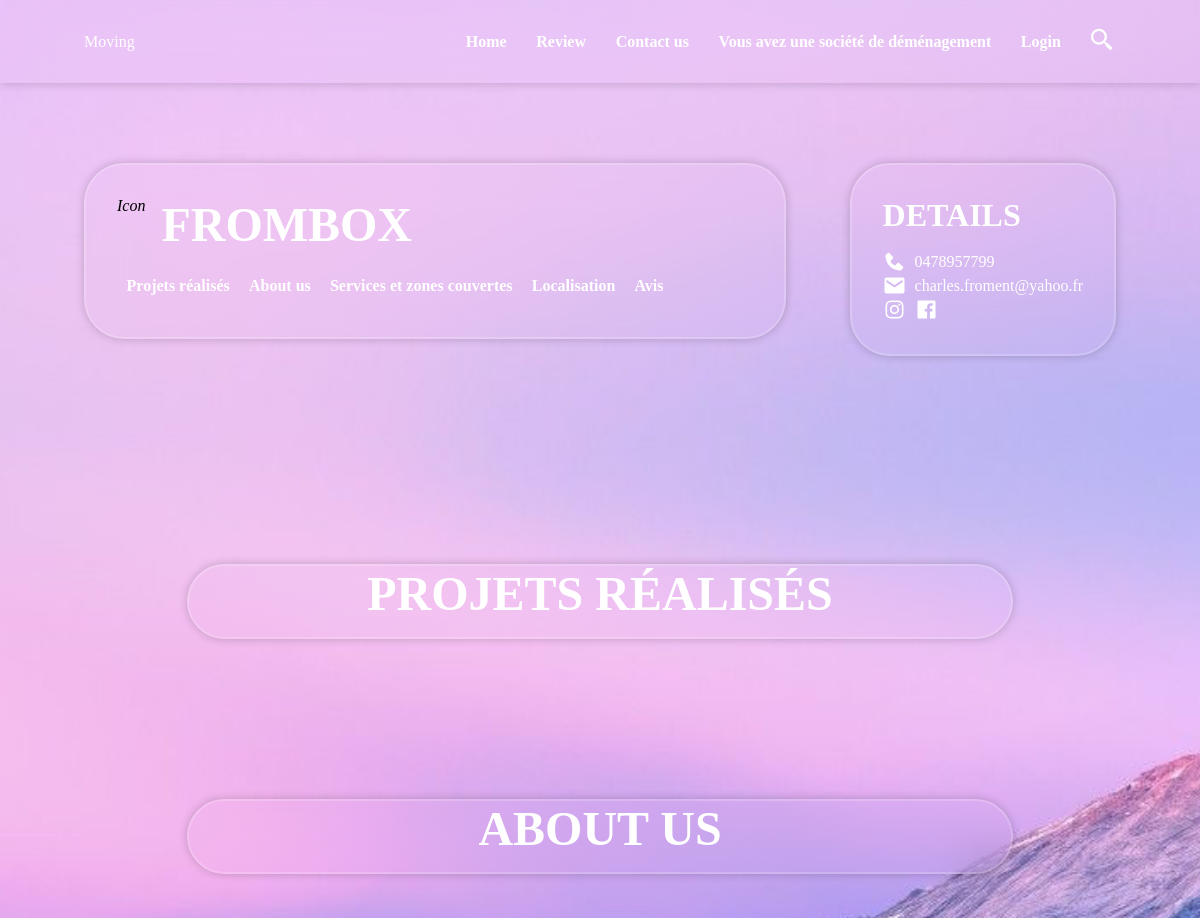
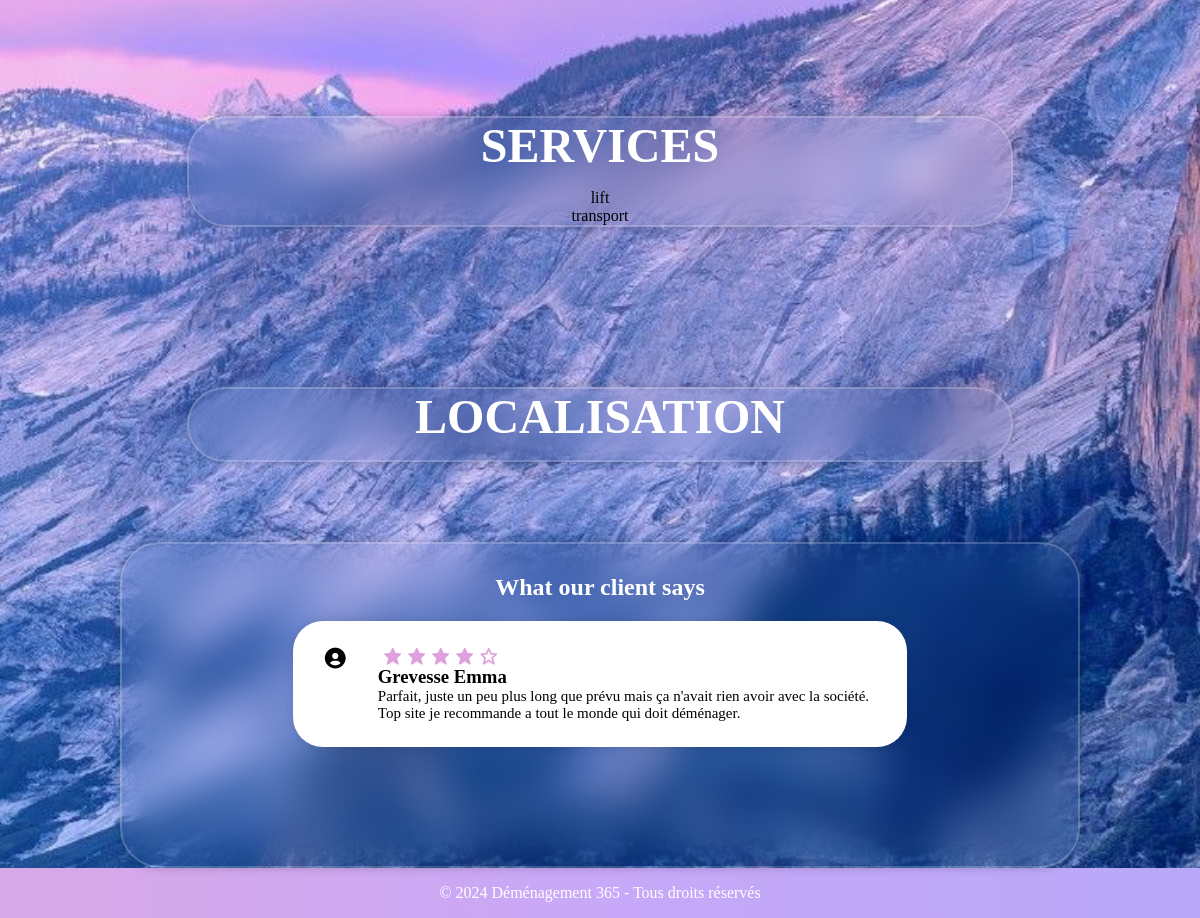
Page /mon_dem/page_accueil/company_info/5/ on the committed database (2 pictures, top to bottom).
### mon_dem/models.py (models this page shows, shortened)
class MovingCompany(models.Model):
    user = models.OneToOneField(settings.AUTH_USER_MODEL, on_delete=models.CASCADE) #directement modif depuis settings
    companyname = models.CharField(max_length=100)
    rue = models.CharField(max_length=200)
    numero_rue = models.CharField(max_length=14)
    post_zip = models.CharField(max_length=20)
    TVA = models.CharField(max_length=14)
    phonenumber = models.CharField(max_length=100)
    national = models.BooleanField(default=False)
    international = models.BooleanField(default=False)
    region = models.ManyToManyField(Region)
    pays = models.ManyToManyField(Pays)
    service = models.ManyToManyField(Services)
    abonnement = models.IntegerField(default=0)
    total_devis = models.IntegerField(default=0)
    limits_reached = models.BooleanField(default=False)
    devis = models.ManyToManyField(MovingRequest, blank=True)
    date_inscription = models.DateTimeField(auto_now_add=True)
    calendar = models.OneToOneField(Calendar, on_delete=models.CASCADE, null=True)

class Services(models.Model):
    name = models.CharField(max_length=100)

class Review(models.Model):
    company = models.ForeignKey(MovingCompany, on_delete=models.CASCADE, related_name="review")
    client = models.ForeignKey(CustomUser, on_delete=models.CASCADE, related_name="review")
    rating = models.IntegerField()
    comment = models.TextField()
    created = models.DateTimeField(auto_now_add=True)
    active = models.BooleanField(default=True)

class CustomUser(models.Model):
    name = models.CharField(max_length=100)
    firstname = models.CharField(max_length=100)
    phonenumber = models.CharField(max_length=100)
    email = models.EmailField()
    entreprise = models.BooleanField(default=False)
    date_inscription = models.DateTimeField(auto_now_add=True)

### mon_dem/views.py (the view)
# urls.py: path('page_accueil/company_info/<int:company_id>/', views.company_info, name='company_info'),
def company_info(request, company_id):
    company = get_object_or_404(MovingCompany, id=company_id)
    reviews = company.review.filter(active=True).order_by('?')[:3]
    services = company.service.all()
    email = company.user.email
    template = {'company' : company, 'reviews' : reviews, 'services' : services, 'email' : email}
    return render(request, 'company_info.html', template)

### mon_dem/templates/company_info.html (shortened to what this page needs)
	{% extends "base.html" %}
	{% block content %}
	{% load static %}
    <link rel="stylesheet"  href="{% static 'css/company_info.css' %}">
	<link href='https://unpkg.com/boxicons@2.1.4/css/boxicons.min.css' rel='stylesheet'>
	<link href='https://unpkg.com/boxicons@2.1.4/css/boxicons.min.css' rel='stylesheet'>
	<link href='https://unpkg.com/boxicons@2.1.4/css/boxicons.min.css' rel='stylesheet'>
	<link href='https://unpkg.com/boxicons@2.1.4/css/boxicons.min.css' rel='stylesheet'>
    <section class="home" id="home">
		<div class="content">
			<div class="name">
				<i>Icon </i>
				<h2>{{company.companyname}}</h2>
			</div>
			<div class="navbar">
				<a href="#projets">Projets réalisés</a>
				<a href="#about">About us</a>
				<a href="#service">Services et zones couvertes</a>
				<a href="#localisation">Localisation</a>
				<a href="#review">Avis</a>
			</div>
		</div>
		<div class="infos">
			<h2>Details</h2>
			<div class="info">
				<i class='bx bxs-phone'></i>
				<p>{{company.phonenumber}}</p>
			</div>
			<div class="info">
				<i class='bx bxs-envelope'></i>
				<p>{{email}}</p>
			</div>
			<div class="info">
				<i class='bx bxl-instagram'></i>
				<i class='bx bxl-facebook-square'></i>
			</div>
		</div>
    </section>
	<section id="projet" class="projets">
		<div class="content">
			<h2 class="title">Projets réalisés</h2>
		</div>
	</section>
	<section id="about" class="about">
		<div class="content">
			<h2 class="title">About us</h2>
		</div>
	</section>
	<section id="service" class="services">
		<div class="content">
			<h2 class="title" >Services</h2>
			<div class="service">
				{% if services %}
					{% for service in services %}
					<p>{{ service.name }}</p>
					{% endfor %}
				{% endif %}
			</div>
		</div>
	</section>
	<section id="localisation" class="localisation">
		<div class="content">
			<h2 class="title">Localisation</h2>
		</div>
	</section>
	<section class="avis" id="review">
		<h1> What our client says</h1>
		<div class="row">
			{% if reviews %}
				{% for review in reviews %}
				<div class="avis-col">
					<i class='bx bxs-user-circle'></i>
					<div class="corps">
						<div class="rating" data-rating="{{ review.rating }}">
						</div>
						<h3 class="client" >{{review.client.firstname}} {{review.client.name}}</h3>
						<p> {{review.comment}}</p>
					</div>
				</div>
				{% endfor %}
			{% endif %}
		</div>
	</section>
	{% endblock %}

### mon_dem/templates/base.html (shortened to what this page needs)
{% load static %}
<!DOCTYPE html>
<html lang="fr">
<head>
	{% load static %}
    <link rel="stylesheet"  href="{% static 'css/base.css' %}">
	<link href='https://unpkg.com/boxicons@2.1.4/css/boxicons.min.css' rel='stylesheet'>
	<link href='https://unpkg.com/boxicons@2.1.4/css/boxicons.min.css' rel='stylesheet'>
</head>
<body>
	<header>
		<span>Moving</span>
		<nav class="navbar">
			<ul>
				{% if request.user.is_authenticated %}
					<li {% if section == "connected" %} class="selected"{% endif %}>
					<a href="{% url 'company_page' %}">Page</a>
					</li>
					<li {% if section == "connected" %} class="selected"{% endif %}>
					<a href="{% url 'devis_available' %}">Devis disponibles</a>
					</li>
					<li {% if section == "connected" %} class="selected"{% endif %}>
						{{ company.companyname }}</li>
					<li {% if section == "connected" %} class="selected"{% endif %}>
						<a href="{% url 'logout' %}">Logout</a></li>
			</ul>
				{% else %}
					<a href="#home">Home</a>
					<a href="#review">Review</a>
					<a href="#contact">Contact us</a>
					<a href="{% url 'company_register' %}">Vous avez une société de déménagement</a></li>
					<a href="{% url 'login' %}">Login</a>
		</nav>
		<div class="icons">
			<i class='bx bx-search-alt-2' id="search-icon"></i>
		</div>
		{% endif %}
	</header>
		{% load static %}
		{% block content %}
		{% endblock %}
		<footer>
			<p>© 2024 Déménagement 365 - Tous droits réservés</p>
		</footer>
</body>
</html>

### mon_dem/static/css/base.css (style rules this page uses)
body, h1, h2, h3, p, ul, li, nav, section, footer { margin: 0; padding: 0; box-sizing: border-box; }
:root { --hover-color-text: plum; }
html { font-size: 100%; overflow-x: hidden; scroll-padding-top: 5rem; scroll-behavior: smooth; }
body { background: url('../images/2065277.jpg') no-repeat; background-size: cover; background-position: center; background-attachment: fixed; overflow: auto; display: flex; flex-direction: column; min-height: 100vh; }
header { background: transparent; backdrop-filter: blur(20px); color: #fff; padding: 1.7rem 7%; box-shadow: 0 0 10px rgba(0, 0, 0, .2); display: flex; align-items: center; justify-content: space-between; top:0; left:0; right:0; z-index: 1000; }
header .icons i { color: #fff; font-size: 1.7rem; margin-left: .4rem; }
.navbar { margin-left: 30%; }
.navbar a { margin: 0 .8rem; color: #fff; text-decoration: none; font-weight: bold; }
footer { background-image: linear-gradient(to right, #d8a8e6 0%, #c8a8f8 50%, #b8a8f8 100%); color: #fff; text-align: center; padding: 1em 0; flex-shrink: 0; margin-top: auto; }

### mon_dem/static/css/company_info.css (style rules this page uses)
* { margin: 0; padding: 0; box-sizing: border-box; }
section { padding: 5rem 7%; }
section h2 { font-size: 3rem; text-transform: uppercase; margin-bottom: 1rem; color:#fff; }
.home { width: 100%; display: flex; gap: 4rem; justify-content: center; }
.home > div { background: transparent; backdrop-filter: blur(20px); padding: 2rem 3%; border: 2px solid rgba(255, 255, 255, .2); box-shadow: 0 0 10px rgba(0, 0, 0, .2); border-radius: 40px; }
.home .content { width: 50rem; height: 11rem; }
.content .name { display: flex; gap: 1rem; }
.home .content h2 { font-size: 3rem; text-transform: uppercase; margin-bottom: 1rem; color:#fff; }
.home .content .navbar { display: flex; margin: auto; padding: auto; }
.content .navbar a { text-decoration: none; font-size: 1rem; color: #fff; padding: .5rem; margin: .1rem; transition: 0.1s; }
.home .infos { margin-bottom: 3rem; }
.home .infos h2 { font-size: 2rem; text-transform: uppercase; color:#fff; }
.home .info { display: flex; align-items: center; gap: .5rem; margin: auto; padding: auto; }
.info i { font-size: 1.5rem; color: #fff; }
.info p { color: #fff; }
.avis { width: 80%; margin: auto; padding: auto; text-align: center; background: transparent; padding-top: 30px; padding-bottom: 80px; backdrop-filter: blur(20px); border: 2px solid rgba(255, 255, 255, .2); box-shadow: 0 0 10px rgba(0, 0, 0, .2); border-radius: 40px; }
.row { display: flex; justify-content: center; gap: 20px; padding-left: 10px; padding-right: 10px; }
.avis h1 { margin-bottom: 20px; color: #fff; }
.avis-col { width: 80%; max-height: 200px; border-radius: 30px; margin-bottom: 5%; text-align: left; background: #fff; backdrop-filter: blur(20px); box-shadow: 0 0 10px 0px rgba(0, 0, 0, .1); padding: 25px; display: flex; transition: 0.5s; }
.avis-col .corps { overflow-y: auto; text-overflow: auto; }
.avis-col i { font-size: 25px; margin-left: 5px; margin-right: 30px; border-radius: 50%; }
.avis-col p { font-size: 15px; }
.avis-col .rating { display: flex; padding: 0; }
.services .content { width: 80%; margin: auto; padding: auto; text-align: center; background: transparent; backdrop-filter: blur(20px); border: 2px solid rgba(255, 255, 255, .2); box-shadow: 0 0 10px rgba(0, 0, 0, .2); border-radius: 40px; }
.projets .content { width: 80%; margin: auto; padding: auto; text-align: center; background: transparent; backdrop-filter: blur(20px); border: 2px solid rgba(255, 255, 255, .2); box-shadow: 0 0 10px rgba(0, 0, 0, .2); border-radius: 40px; }
.about .content { width: 80%; margin: auto; padding: auto; text-align: center; background: transparent; backdrop-filter: blur(20px); border: 2px solid rgba(255, 255, 255, .2); box-shadow: 0 0 10px rgba(0, 0, 0, .2); border-radius: 40px; }
.localisation .content { width: 80%; margin: auto; padding: auto; text-align: center; background: transparent; backdrop-filter: blur(20px); border: 2px solid rgba(255, 255, 255, .2); box-shadow: 0 0 10px rgba(0, 0, 0, .2); border-radius: 40px; }

### rows in the picture
MovingCompany: companyname "FROMBOX", phonenumber "0478957799"
Services: name "lift"
Services: name "transport"
Review: client.firstname "Grevesse", client.name "Emma", comment "Parfait, juste un peu plus long que prévu mais ça n'avait rien avoir avec la société. Top site je recommande a tout le monde qui doit déménager."

### other values in the picture
{{ email }} "charles.froment@yahoo.fr"
